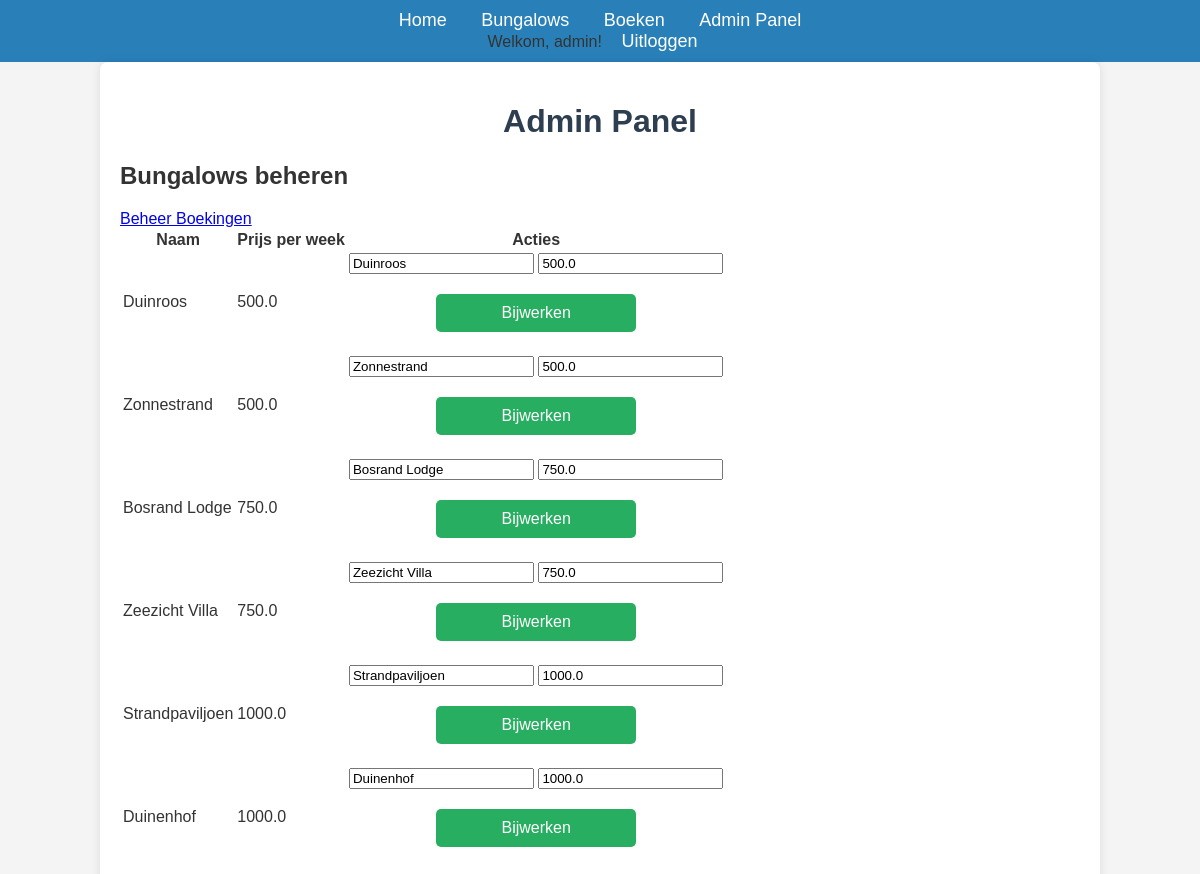
Screenshot of /admin (signed in) with the database file from the repository.
### models/models.py (models this page shows, shortened)
class Guest(db.Model, UserMixin):
    id = db.Column(db.Integer, primary_key=True)
    username = db.Column(db.String(80), unique=True, nullable=False)
    email = db.Column(db.String(120), unique=True, nullable=False)  # Nieuw email veld
    password = db.Column(db.String(200), nullable=False)
    is_admin = db.Column(db.Boolean, default=False)  # Veld voor adminrechten

class Bungalow(db.Model):
    id = db.Column(db.Integer, primary_key=True)
    name = db.Column(db.String(100), unique=True, nullable=False)
    type_id = db.Column(db.Integer, db.ForeignKey('bungalow_type.id'), nullable=False)
    bungalow_type = db.relationship('BungalowType', backref='bungalows')

class BungalowType(db.Model):
    id = db.Column(db.Integer, primary_key=True)
    size = db.Column(db.Integer, nullable=False)  # 4, 6, or 8 persons
    price_per_week = db.Column(db.Float, nullable=False)

### app.py (the view, shortened to what this page needs)
@app.route('/admin', methods=['GET', 'POST'])
@login_required
def admin():
    if not current_user.is_admin:
        flash("Je hebt geen toegang tot deze pagina.", "danger")
        return redirect(url_for('home'))  # Redirect naar de homepagina als je geen admin bent
    bungalows = Bungalow.query.all()
    return render_template('admin.html', bungalows=bungalows)

### app.py (called while the page is built)
@login_manager.user_loader
def load_user(user_id):
    return Guest.query.get(int(user_id))

### templates/admin.html (shortened to what this page needs)
{% extends 'base.html' %}
{% block content %}
<h1>Admin Panel</h1>
<h2>Bungalows beheren</h2>
<a href="{{ url_for('admin_bookings') }}">Beheer Boekingen</a>
<form method="POST">
    <table>
        <tr>
            <th>Naam</th>
            <th>Prijs per week</th>
            <th>Acties</th>
        </tr>
        {% for bungalow in bungalows %}
        <tr>
            <td>{{ bungalow.name }}</td>
            <td>{{ bungalow.bungalow_type.price_per_week }}</td>
            <td>
                <input type="text" name="new_name" placeholder="Nieuwe naam" value="{{ bungalow.name }}">
                <input type="number" name="new_price" placeholder="Nieuwe prijs" value="{{ bungalow.bungalow_type.price_per_week }}">
                <button type="submit">Bijwerken</button>
            </td>
        </tr>
        {% endfor %}
    </table>
</form>
{% endblock %}

### templates/base.html (shortened to what this page needs)
<!DOCTYPE html>
<html lang="nl">
<head>
    <link rel="stylesheet" href="{{ url_for('static', filename='css/style.css') }}">
</head>
<body>
    <nav>
        <a href="{{ url_for('home') }}">Home</a>
        <a href="{{ url_for('bungalows') }}">Bungalows</a>
        <a href="{{ url_for('booking') }}">Boeken</a>
        {% if current_user.is_authenticated and current_user.is_admin %}
            <a href="{{ url_for('admin') }}">Admin Panel</a>
        {% endif %}
        <div class="account-section">
            {% if current_user.is_authenticated %}
                <span>Welkom, {{ current_user.username }}!</span>
                <a href="{{ url_for('logout') }}">Uitloggen</a>
            {% else %}
                <a href="{{ url_for('login') }}">Inloggen</a> |
                <a href="{{ url_for('register') }}">Registreren</a>
            {% endif %}
        </div>
    </nav>
    <div class="container">
        {% block content %}{% endblock %}
    </div>
</body>
</html>

### static/css/style.css (style rules this page uses)
body { font-family: Arial, sans-serif; margin: 0; padding: 0; background-color: #f4f4f4; color: #333; }
h1 { text-align: center; color: #2c3e50; }
nav { background-color: #2980b9; padding: 10px; text-align: center; }
nav a { color: white; text-decoration: none; margin: 0 15px; font-size: 18px; }
.container { width: 80%; margin: auto; padding: 20px; background: white; border-radius: 8px; box-shadow: 0px 0px 10px rgba(0, 0, 0, 0.1); }
button { display: block; width: 200px; margin: 20px auto; padding: 10px; background-color: #27ae60; color: white; border: none; cursor: pointer; font-size: 16px; border-radius: 5px; }

### rows the page displays
Guest: username "admin"
Bungalow: name "Duinroos", bungalow_type.price_per_week "500.0", new_name "Duinroos", new_price "500.0"
Bungalow: name "Zonnestrand", bungalow_type.price_per_week "500.0", new_name "Zonnestrand", new_price "500.0"
Bungalow: name "Bosrand Lodge", bungalow_type.price_per_week "750.0", new_name "Bosrand Lodge", new_price "750.0"
Bungalow: name "Zeezicht Villa", bungalow_type.price_per_week "750.0", new_name "Zeezicht Villa", new_price "750.0"
Bungalow: name "Strandpaviljoen", bungalow_type.price_per_week "1000.0", new_name "Strandpaviljoen", new_price "1000.0"
Bungalow: name "Duinenhof", bungalow_type.price_per_week "1000.0", new_name "Duinenhof", new_price "1000.0"
